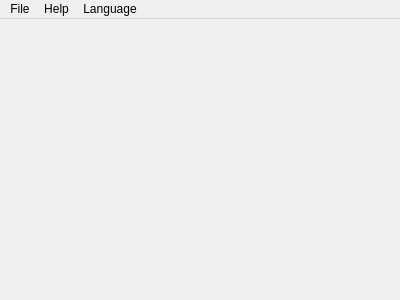
<?xml version="1.0" encoding="UTF-8"?>
<ui version="4.0">
 <class>MainWindow</class>
 <widget class="QMainWindow" name="MainWindow">
  <property name="geometry">
   <rect>
    <x>0</x>
    <y>0</y>
    <width>400</width>
    <height>300</height>
   </rect>
  </property>
  <widget class="QWidget" name="centralWidget">
   <layout class="QGridLayout" name="gridLayout"/>
  </widget>
  <widget class="QMenuBar" name="menuBar">
   <property name="geometry">
    <rect>
     <x>0</x>
     <y>0</y>
     <width>400</width>
     <height>22</height>
    </rect>
   </property>
   <widget class="QMenu" name="menuFile">
    <property name="title">
     <string>File</string>
    </property>
    <addaction name="actionExit"/>
   </widget>
   <widget class="QMenu" name="menuHelp">
    <property name="title">
     <string>Help</string>
    </property>
    <addaction name="actionAboutQt"/>
    <addaction name="actionAboutSoftware"/>
   </widget>
   <widget class="QMenu" name="menuLanguage">
    <property name="title">
     <string>Language</string>
    </property>
    <property name="icon">
     <iconset resource="I18nManager/I18nManager.qrc">
      <normaloff>:/flags/16x16/ru.png</normaloff>:/flags/16x16/ru.png</iconset>
    </property>
   </widget>
   <addaction name="menuFile"/>
   <addaction name="menuHelp"/>
   <addaction name="menuLanguage"/>
  </widget>
  <action name="actionAboutSoftware">
   <property name="text">
    <string>About Software</string>
   </property>
  </action>
  <action name="actionExit">
   <property name="text">
    <string>Exit</string>
   </property>
  </action>
  <action name="actionAboutQt">
   <property name="text">
    <string>About Qt</string>
   </property>
  </action>
  <action name="actionRussian">
   <property name="icon">
    <iconset>
     <normaloff>:/res/flag_ru.png</normaloff>:/res/flag_ru.png</iconset>
   </property>
   <property name="text">
    <string notr="true">Русский</string>
   </property>
   <property name="iconText">
    <string notr="true">Русский</string>
   </property>
   <property name="toolTip">
    <string notr="true">Русский</string>
   </property>
  </action>
  <action name="actionEnglish">
   <property name="icon">
    <iconset>
     <normaloff>:/res/flag_en_US.png</normaloff>:/res/flag_en_US.png</iconset>
   </property>
   <property name="text">
    <string notr="true">English</string>
   </property>
   <property name="iconText">
    <string notr="true">English</string>
   </property>
   <property name="toolTip">
    <string notr="true">English</string>
   </property>
  </action>
 </widget>
 <layoutdefault spacing="6" margin="11"/>
 <resources>
  <include location="I18nManager/I18nManager.qrc"/>
 </resources>
 <connections/>
</ui>
